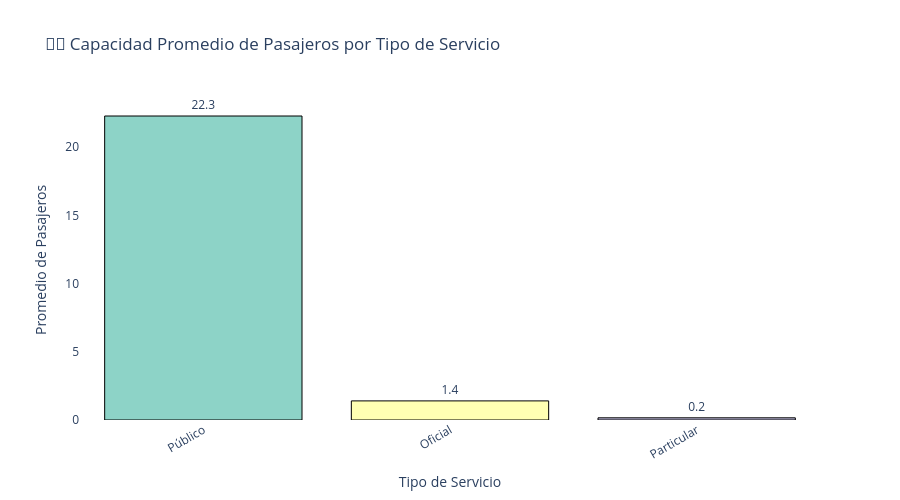

The code cell stored with this chart in its notebook:
### Code cell
# 🧍♂️ Gráfica dinámica: Capacidad promedio de pasajeros por tipo de servicio
import plotly.express as px

if (
    df is not None 
    and not df.empty 
    and "CAPACIDAD_PASAJEROS" in df.columns 
    and "SERVICIO" in df.columns
):
    # ✅ Calcular capacidad promedio de pasajeros por servicio
    capacidad_servicio = (
        df.groupby("SERVICIO")["CAPACIDAD_PASAJEROS"]
        .mean()
        .sort_values(ascending=False)
        .reset_index()
    )

    print("🧍♂️ Creando gráfica de capacidad promedio de pasajeros por servicio...")

    # ✅ Crear gráfica de barras dinámica
    fig_capacidad = px.bar(
        capacidad_servicio,
        x="SERVICIO",
        y="CAPACIDAD_PASAJEROS",
        title="🧍♂️ Capacidad Promedio de Pasajeros por Tipo de Servicio",
        labels={
            "SERVICIO": "Tipo de Servicio",
            "CAPACIDAD_PASAJEROS": "Promedio de Pasajeros",
        },
        text="CAPACIDAD_PASAJEROS",
        color="SERVICIO",
        color_discrete_sequence=px.colors.qualitative.Set3  # 🎨 paleta consistente con tus otras gráficas
    )

    # ✅ Personalización visual
    fig_capacidad.update_traces(
        texttemplate="%{text:.1f}",
        textposition="outside",
        marker=dict(line=dict(color="black", width=1))
    )

    fig_capacidad.update_layout(
        height=500,
        xaxis_tickangle=-30,
        showlegend=False,
        plot_bgcolor="white"
    )

    fig_capacidad.show()

else:
    print("❌ No hay datos disponibles o faltan columnas necesarias ('CAPACIDAD_PASAJEROS', 'SERVICIO') para crear la gráfica.")

### Figure 1 — Plotly figure (JSON) as saved in the notebook; plotly's stock layout.template omitted (floating-point values rounded to 4 significant figures)
{"data": [{"hovertemplate": "Tipo de Servicio=%{x}<br>Promedio de Pasajeros=%{text}<extra></extra>", "legendgroup": "Público", "marker": {"color": "rgb(141,211,199)", "line": {"color": "black", "width": 1}, "pattern": {"shape": ""}}, "name": "Público", "orientation": "v", "showlegend": true, "text": [22.29], "textposition": "outside", "texttemplate": "%{text:.1f}", "type": "bar", "x": ["Público"], "xaxis": "x", "y": [22.29], "yaxis": "y"}, {"hovertemplate": "Tipo de Servicio=%{x}<br>Promedio de Pasajeros=%{text}<extra></extra>", "legendgroup": "Oficial", "marker": {"color": "rgb(255,255,179)", "line": {"color": "black", "width": 1}, "pattern": {"shape": ""}}, "name": "Oficial", "orientation": "v", "showlegend": true, "text": [1.4], "textposition": "outside", "texttemplate": "%{text:.1f}", "type": "bar", "x": ["Oficial"], "xaxis": "x", "y": [1.4], "yaxis": "y"}, {"hovertemplate": "Tipo de Servicio=%{x}<br>Promedio de Pasajeros=%{text}<extra></extra>", "legendgroup": "Particular", "marker": {"color": "rgb(190,186,218)", "line": {"color": "black", "width": 1}, "pattern": {"shape": ""}}, "name": "Particular", "orientation": "v", "showlegend": true, "text": [0.1599], "textposition": "outside", "texttemplate": "%{text:.1f}", "type": "bar", "x": ["Particular"], "xaxis": "x", "y": [0.1599], "yaxis": "y"}], "layout": {"barmode": "relative", "height": 500, "legend": {"title": {"text": "Tipo de Servicio"}, "tracegroupgap": 0}, "plot_bgcolor": "white", "showlegend": false, "title": {"text": "🧍♂️ Capacidad Promedio de Pasajeros por Tipo de Servicio"}, "xaxis": {"anchor": "y", "categoryarray": ["Público", "Oficial", "Particular"], "categoryorder": "array", "domain": [0, 1], "tickangle": -30, "title": {"text": "Tipo de Servicio"}}, "yaxis": {"anchor": "x", "domain": [0, 1], "title": {"text": "Promedio de Pasajeros"}}}}
